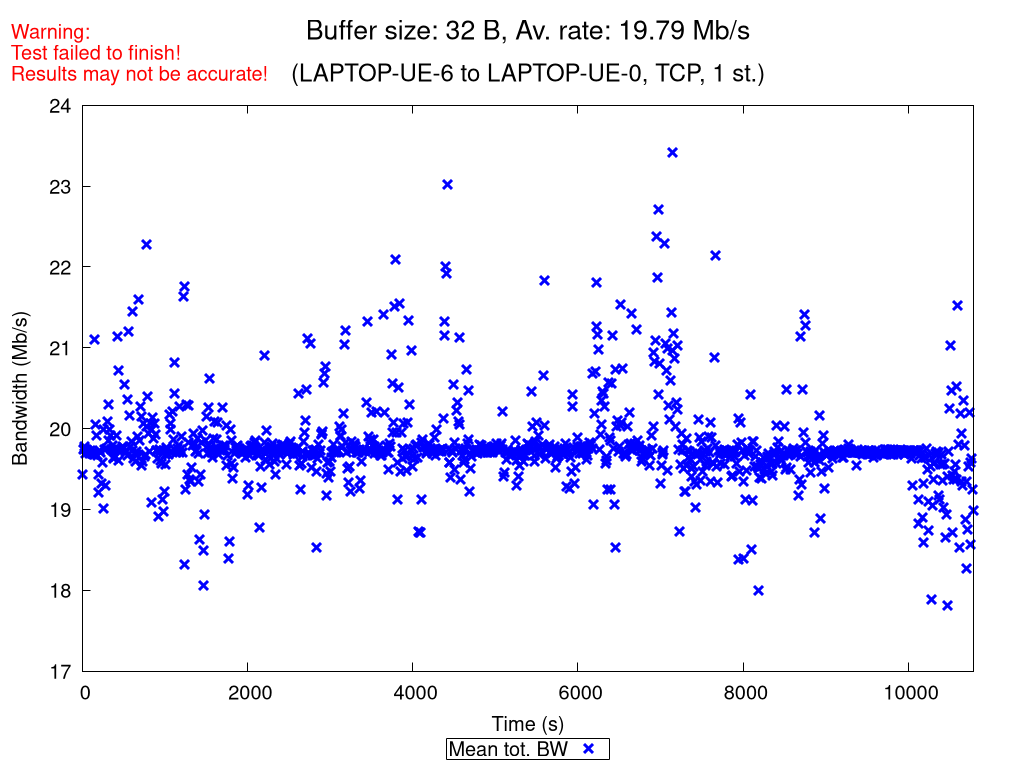

Recreate this plot in gnuplot.
set terminal pngcairo nocrop enhanced size 1024,768 font "Verdana,15"
set output "TCP_1_st_2020_10_27_19-58-36_two2one_00032B.png"

set title "{/=20 Buffer size: 32 B, Av. rate: 19.79 Mb/s}\n\n{/=18 (LAPTOP-UE-6 to LAPTOP-UE-0, TCP, 1 st.)}"
set label "Warning:\nTest failed to finish!\nResults may not be accurate!" at screen 0.01, screen 0.96 tc rgb "red"

set xlabel "Time (s)"
set ylabel "Bandwidth (Mb/s)"
set ytics nomirror
set key bmargin center horizontal box samplen 1 width -1
set bmargin 4.6
set rmargin 4.5

rf = 1000000.0  # rate factor
set style fill transparent solid 0.2 noborder
set autoscale xfix
plot "TCP_1_st_2020_10_27_19-58-36_two2one_00032B_iperf_processed.dat" using 1:($2/rf-$3/rf):($2/rf+$3/rf) with filledcurves lc rgb "blue" notitle, \
     "" using 1:($2/rf) with points pt 2 ps 1.5 lw 3 lc rgb "blue" title "Mean tot. BW", \
